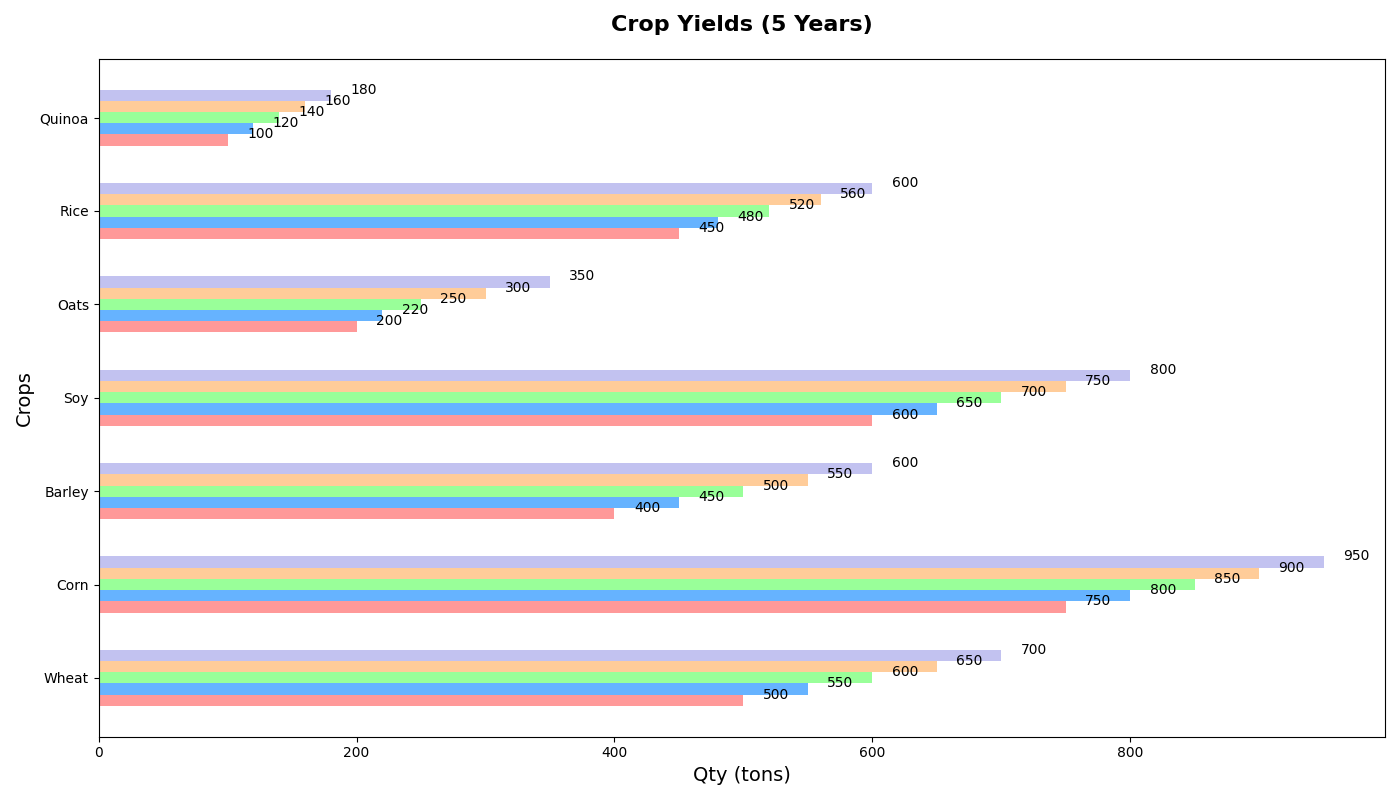

Reproduce this figure in Python.
import matplotlib.pyplot as plt
import numpy as np

crop_types = ['Wheat', 'Corn', 'Barley', 'Soy', 'Oats', 'Rice', 'Quinoa']
quantities_2020 = [500, 750, 400, 600, 200, 450, 100]
quantities_2021 = [550, 800, 450, 650, 220, 480, 120]
quantities_2022 = [600, 850, 500, 700, 250, 520, 140]
quantities_2023 = [650, 900, 550, 750, 300, 560, 160]
quantities_2024 = [700, 950, 600, 800, 350, 600, 180]

fig, ax = plt.subplots(figsize=(14, 8))
height = 0.12

bar_positions_2020 = np.arange(len(crop_types))
bar_positions_2021 = bar_positions_2020 + height
bar_positions_2022 = bar_positions_2021 + height
bar_positions_2023 = bar_positions_2022 + height
bar_positions_2024 = bar_positions_2023 + height

ax.barh(bar_positions_2020, quantities_2020, height=height, color='#ff9999')      
ax.barh(bar_positions_2021, quantities_2021, height=height, color='#66b3ff')      
ax.barh(bar_positions_2022, quantities_2022, height=height, color='#99ff99')     
ax.barh(bar_positions_2023, quantities_2023, height=height, color='#ffcc99')     
ax.barh(bar_positions_2024, quantities_2024, height=height, color='#c2c2f0')     

def add_value_labels(bars, positions):
    for i, xval in enumerate(bars):
        ax.text(xval + 15, positions[i] + height / 2, f'{xval}', ha='left', va='center')

add_value_labels(quantities_2020, bar_positions_2020)
add_value_labels(quantities_2021, bar_positions_2021)
add_value_labels(quantities_2022, bar_positions_2022)
add_value_labels(quantities_2023, bar_positions_2023)
add_value_labels(quantities_2024, bar_positions_2024)

ax.set_title('Crop Yields (5 Years)', fontsize=16, fontweight='bold', pad=20)
ax.set_ylabel('Crops', fontsize=14)
ax.set_xlabel('Qty (tons)', fontsize=14)
ax.set_yticks(bar_positions_2020 + 2 * height)
ax.set_yticklabels(crop_types)

plt.tight_layout()
plt.show()
